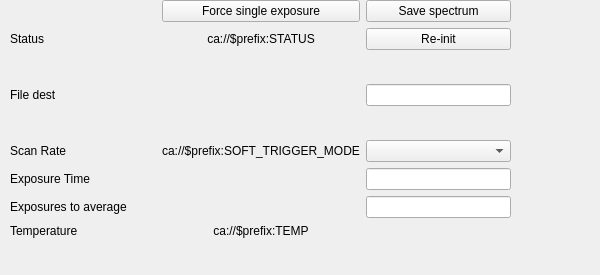
           <widget class="QWidget" name="tab_1_scroll_area">
            <property name="geometry">
             <rect>
              <x>0</x>
              <y>0</y>
              <width>600</width>
              <height>275</height>
             </rect>
            </property>
            <property name="sizePolicy">
             <sizepolicy hsizetype="Preferred" vsizetype="Preferred">
              <horstretch>0</horstretch>
              <verstretch>0</verstretch>
             </sizepolicy>
            </property>
            <property name="minimumSize">
             <size>
              <width>600</width>
              <height>275</height>
             </size>
            </property>
            <widget class="QWidget" name="gridLayoutWidget">
             <property name="geometry">
              <rect>
               <x>10</x>
               <y>0</y>
               <width>501</width>
               <height>238</height>
              </rect>
             </property>
             <layout class="QGridLayout" name="tab_1_grid">
              <property name="sizeConstraint">
               <enum>QLayout::SetDefaultConstraint</enum>
              </property>
              <item row="5" column="1">
               <widget class="PyDMLabel" name="get_exposures_avg">
                <property name="sizePolicy">
                 <sizepolicy hsizetype="Expanding" vsizetype="Fixed">
                  <horstretch>0</horstretch>
                  <verstretch>0</verstretch>
                 </sizepolicy>
                </property>
                <property name="toolTip">
                 <string/>
                </property>
                <property name="textFormat">
                 <enum>Qt::PlainText</enum>
                </property>
                <property name="alignment">
                 <set>Qt::AlignCenter</set>
                </property>
                <property name="precision" stdset="0">
                 <number>0</number>
                </property>
                <property name="showUnits" stdset="0">
                 <bool>false</bool>
                </property>
                <property name="precisionFromPV" stdset="0">
                 <bool>true</bool>
                </property>
                <property name="alarmSensitiveContent" stdset="0">
                 <bool>false</bool>
                </property>
                <property name="alarmSensitiveBorder" stdset="0">
                 <bool>true</bool>
                </property>
                <property name="PyDMToolTip" stdset="0">
                 <string/>
                </property>
                <property name="channel" stdset="0">
                 <string>ca://$prefix:SET_AVG_CNT</string>
                </property>
                <property name="enableRichText" stdset="0">
                 <bool>false</bool>
                </property>
               </widget>
              </item>
              <item row="5" column="2">
               <widget class="PyDMLineEdit" name="set_exposures_avg">
                <property name="toolTip">
                 <string/>
                </property>
                <property name="alignment">
                 <set>Qt::AlignCenter</set>
                </property>
                <property name="precision" stdset="0">
                 <number>0</number>
                </property>
                <property name="showUnits" stdset="0">
                 <bool>false</bool>
                </property>
                <property name="precisionFromPV" stdset="0">
                 <bool>true</bool>
                </property>
                <property name="alarmSensitiveContent" stdset="0">
                 <bool>false</bool>
                </property>
                <property name="alarmSensitiveBorder" stdset="0">
                 <bool>true</bool>
                </property>
                <property name="PyDMToolTip" stdset="0">
                 <string/>
                </property>
                <property name="monitorDisp" stdset="0">
                 <bool>false</bool>
                </property>
                <property name="channel" stdset="0">
                 <string>ca://$prefix:SET_AVG_CNT</string>
                </property>
               </widget>
              </item>
              <item row="2" column="0">
               <widget class="QLabel" name="file_dest_label">
                <property name="sizePolicy">
                 <sizepolicy hsizetype="Preferred" vsizetype="Preferred">
                  <horstretch>0</horstretch>
                  <verstretch>0</verstretch>
                 </sizepolicy>
                </property>
                <property name="text">
                 <string>File dest</string>
                </property>
                <property name="alignment">
                 <set>Qt::AlignLeading|Qt::AlignLeft|Qt::AlignVCenter</set>
                </property>
               </widget>
              </item>
              <item row="3" column="1">
               <widget class="PyDMLabel" name="scan_rate">
                <property name="sizePolicy">
                 <sizepolicy hsizetype="Preferred" vsizetype="Fixed">
                  <horstretch>0</horstretch>
                  <verstretch>0</verstretch>
                 </sizepolicy>
                </property>
                <property name="toolTip">
                 <string/>
                </property>
                <property name="text">
                 <string>ca://$prefix:SOFT_TRIGGER_MODE</string>
                </property>
                <property name="alignment">
                 <set>Qt::AlignCenter</set>
                </property>
                <property name="precision" stdset="0">
                 <number>0</number>
                </property>
                <property name="showUnits" stdset="0">
                 <bool>false</bool>
                </property>
                <property name="precisionFromPV" stdset="0">
                 <bool>true</bool>
                </property>
                <property name="alarmSensitiveContent" stdset="0">
                 <bool>false</bool>
                </property>
                <property name="alarmSensitiveBorder" stdset="0">
                 <bool>true</bool>
                </property>
                <property name="PyDMToolTip" stdset="0">
                 <string/>
                </property>
                <property name="channel" stdset="0">
                 <string>ca://$prefix:SOFT_TRIGGER_MODE</string>
                </property>
               </widget>
              </item>
              <item row="0" column="1">
               <widget class="PyDMPushButton" name="force_trigger_button">
                <property name="sizePolicy">
                 <sizepolicy hsizetype="Minimum" vsizetype="Fixed">
                  <horstretch>0</horstretch>
                  <verstretch>0</verstretch>
                 </sizepolicy>
                </property>
                <property name="toolTip">
                 <string/>
                </property>
                <property name="text">
                 <string>Force single exposure</string>
                </property>
                <property name="alarmSensitiveContent" stdset="0">
                 <bool>false</bool>
                </property>
                <property name="alarmSensitiveBorder" stdset="0">
                 <bool>false</bool>
                </property>
                <property name="PyDMToolTip" stdset="0">
                 <string/>
                </property>
                <property name="monitorDisp" stdset="0">
                 <bool>false</bool>
                </property>
                <property name="channel" stdset="0">
                 <string>ca://$prefix:START_EXPOSURE.PROC</string>
                </property>
                <property name="PyDMIcon" stdset="0">
                 <string/>
                </property>
                <property name="passwordProtected" stdset="0">
                 <bool>false</bool>
                </property>
                <property name="password" stdset="0">
                 <string/>
                </property>
                <property name="protectedPassword" stdset="0">
                 <string/>
                </property>
                <property name="showConfirmDialog" stdset="0">
                 <bool>false</bool>
                </property>
                <property name="confirmMessage" stdset="0">
                 <string>Are you sure you want to proceed?</string>
                </property>
                <property name="pressValue" stdset="0">
                 <string>1</string>
                </property>
                <property name="releaseValue" stdset="0">
                 <string>None</string>
                </property>
                <property name="relativeChange" stdset="0">
                 <bool>false</bool>
                </property>
                <property name="writeWhenRelease" stdset="0">
                 <bool>false</bool>
                </property>
               </widget>
              </item>
              <item row="6" column="0">
               <widget class="QLabel" name="temperature_label">
                <property name="text">
                 <string>Temperature</string>
                </property>
                <property name="alignment">
                 <set>Qt::AlignLeading|Qt::AlignLeft|Qt::AlignVCenter</set>
                </property>
               </widget>
              </item>
              <item row="5" column="0">
               <widget class="QLabel" name="exposures_avg_label">
                <property name="text">
                 <string>Exposures to average</string>
                </property>
                <property name="alignment">
                 <set>Qt::AlignLeading|Qt::AlignLeft|Qt::AlignVCenter</set>
                </property>
               </widget>
              </item>
              <item row="2" column="2">
               <widget class="PyDMLineEdit" name="file_dest">
                <property name="enabled">
                 <bool>true</bool>
                </property>
                <property name="sizePolicy">
                 <sizepolicy hsizetype="Preferred" vsizetype="Fixed">
                  <horstretch>0</horstretch>
                  <verstretch>0</verstretch>
                 </sizepolicy>
                </property>
                <property name="toolTip">
                 <string/>
                </property>
                <property name="alignment">
                 <set>Qt::AlignCenter</set>
                </property>
                <property name="precision" stdset="0">
                 <number>0</number>
                </property>
                <property name="showUnits" stdset="0">
                 <bool>false</bool>
                </property>
                <property name="precisionFromPV" stdset="0">
                 <bool>true</bool>
                </property>
                <property name="alarmSensitiveContent" stdset="0">
                 <bool>false</bool>
                </property>
                <property name="alarmSensitiveBorder" stdset="0">
                 <bool>false</bool>
                </property>
                <property name="PyDMToolTip" stdset="0">
                 <string>Full file destination for spectra output. Default: $PWD/$name_&lt;timestamp&gt;.txt</string>
                </property>
                <property name="monitorDisp" stdset="0">
                 <bool>false</bool>
                </property>
                <property name="channel" stdset="0">
                 <string>sig://${name}_file_dest</string>
                </property>
                <property name="displayFormat" stdset="0">
                 <enum>PyDMLineEdit::String</enum>
                </property>
               </widget>
              </item>
              <item row="1" column="2">
               <widget class="PyDMPushButton" name="reinit_button">
                <property name="toolTip">
                 <string/>
                </property>
                <property name="text">
                 <string>Re-init</string>
                </property>
                <property name="alarmSensitiveContent" stdset="0">
                 <bool>false</bool>
                </property>
                <property name="alarmSensitiveBorder" stdset="0">
                 <bool>false</bool>
                </property>
                <property name="PyDMToolTip" stdset="0">
                 <string/>
                </property>
                <property name="monitorDisp" stdset="0">
                 <bool>false</bool>
                </property>
                <property name="channel" stdset="0">
                 <string>ca://$prefix:CLEAR_SPECTROMETER.PROC</string>
                </property>
                <property name="PyDMIcon" stdset="0">
                 <string>recycle</string>
                </property>
                <property name="PyDMIconColor" stdset="0">
                 <color>
                  <red>0</red>
                  <green>255</green>
                  <blue>127</blue>
                 </color>
                </property>
                <property name="passwordProtected" stdset="0">
                 <bool>false</bool>
                </property>
                <property name="password" stdset="0">
                 <string/>
                </property>
                <property name="protectedPassword" stdset="0">
                 <string/>
                </property>
                <property name="showConfirmDialog" stdset="0">
                 <bool>false</bool>
                </property>
                <property name="confirmMessage" stdset="0">
                 <string>Are you sure you want to proceed?</string>
                </property>
                <property name="pressValue" stdset="0">
                 <string>1</string>
                </property>
                <property name="releaseValue" stdset="0">
                 <string>0</string>
                </property>
                <property name="relativeChange" stdset="0">
                 <bool>false</bool>
                </property>
                <property name="writeWhenRelease" stdset="0">
                 <bool>false</bool>
                </property>
               </widget>
              </item>
              <item row="1" column="0">
               <widget class="QLabel" name="status_label">
                <property name="sizePolicy">
                 <sizepolicy hsizetype="Expanding" vsizetype="Fixed">
                  <horstretch>0</horstretch>
                  <verstretch>0</verstretch>
                 </sizepolicy>
                </property>
                <property name="text">
                 <string>Status</string>
                </property>
                <property name="alignment">
                 <set>Qt::AlignLeading|Qt::AlignLeft|Qt::AlignVCenter</set>
                </property>
               </widget>
              </item>
              <item row="6" column="1">
               <widget class="PyDMLabel" name="temperature">
                <property name="sizePolicy">
                 <sizepolicy hsizetype="Preferred" vsizetype="Fixed">
                  <horstretch>0</horstretch>
                  <verstretch>0</verstretch>
                 </sizepolicy>
                </property>
                <property name="toolTip">
                 <string/>
                </property>
                <property name="text">
                 <string>ca://$prefix:TEMP</string>
                </property>
                <property name="alignment">
                 <set>Qt::AlignCenter</set>
                </property>
                <property name="precision" stdset="0">
                 <number>0</number>
                </property>
                <property name="showUnits" stdset="0">
                 <bool>true</bool>
                </property>
                <property name="precisionFromPV" stdset="0">
                 <bool>true</bool>
                </property>
                <property name="alarmSensitiveContent" stdset="0">
                 <bool>false</bool>
                </property>
                <property name="alarmSensitiveBorder" stdset="0">
                 <bool>true</bool>
                </property>
                <property name="PyDMToolTip" stdset="0">
                 <string/>
                </property>
                <property name="channel" stdset="0">
                 <string>ca://$prefix:TEMP</string>
                </property>
                <property name="enableRichText" stdset="0">
                 <bool>false</bool>
                </property>
               </widget>
              </item>
              <item row="1" column="1">
               <widget class="PyDMLabel" name="status">
                <property name="sizePolicy">
                 <sizepolicy hsizetype="Expanding" vsizetype="Fixed">
                  <horstretch>0</horstretch>
                  <verstretch>0</verstretch>
                 </sizepolicy>
                </property>
                <property name="baseSize">
                 <size>
                  <width>0</width>
                  <height>18</height>
                 </size>
                </property>
                <property name="toolTip">
                 <string/>
                </property>
                <property name="text">
                 <string>ca://$prefix:STATUS</string>
                </property>
                <property name="textFormat">
                 <enum>Qt::PlainText</enum>
                </property>
                <property name="alignment">
                 <set>Qt::AlignCenter</set>
                </property>
                <property name="precision" stdset="0">
                 <number>0</number>
                </property>
                <property name="showUnits" stdset="0">
                 <bool>false</bool>
                </property>
                <property name="precisionFromPV" stdset="0">
                 <bool>true</bool>
                </property>
                <property name="alarmSensitiveContent" stdset="0">
                 <bool>false</bool>
                </property>
                <property name="alarmSensitiveBorder" stdset="0">
                 <bool>true</bool>
                </property>
                <property name="PyDMToolTip" stdset="0">
                 <string/>
                </property>
                <property name="channel" stdset="0">
                 <string>ca://$prefix:STATUS</string>
                </property>
               </widget>
              </item>
              <item row="4" column="2">
               <widget class="PyDMLineEdit" name="set_exposure_time">
                <property name="toolTip">
                 <string/>
                </property>
                <property name="alignment">
                 <set>Qt::AlignCenter</set>
                </property>
                <property name="precision" stdset="0">
                 <number>0</number>
                </property>
                <property name="showUnits" stdset="0">
                 <bool>false</bool>
                </property>
                <property name="precisionFromPV" stdset="0">
                 <bool>true</bool>
                </property>
                <property name="alarmSensitiveContent" stdset="0">
                 <bool>false</bool>
                </property>
                <property name="alarmSensitiveBorder" stdset="0">
                 <bool>true</bool>
                </property>
                <property name="PyDMToolTip" stdset="0">
                 <string/>
                </property>
                <property name="monitorDisp" stdset="0">
                 <bool>false</bool>
                </property>
                <property name="channel" stdset="0">
                 <string>ca://$prefix:SET_EXPOSURE_TIME</string>
                </property>
               </widget>
              </item>
              <item row="0" column="2">
               <widget class="PyDMPushButton" name="save_spectrum">
                <property name="toolTip">
                 <string/>
                </property>
                <property name="text">
                 <string>Save spectrum</string>
                </property>
                <property name="alarmSensitiveContent" stdset="0">
                 <bool>false</bool>
                </property>
                <property name="alarmSensitiveBorder" stdset="0">
                 <bool>false</bool>
                </property>
                <property name="PyDMToolTip" stdset="0">
                 <string>Save current spectrum to disk</string>
                </property>
                <property name="monitorDisp" stdset="0">
                 <bool>false</bool>
                </property>
                <property name="channel" stdset="0">
                 <string>sig://${name}_save_spectrum</string>
                </property>
                <property name="PyDMIcon" stdset="0">
                 <string>save</string>
                </property>
                <property name="PyDMIconColor" stdset="0">
                 <color>
                  <red>0</red>
                  <green>170</green>
                  <blue>255</blue>
                 </color>
                </property>
                <property name="passwordProtected" stdset="0">
                 <bool>false</bool>
                </property>
                <property name="password" stdset="0">
                 <string/>
                </property>
                <property name="protectedPassword" stdset="0">
                 <string/>
                </property>
                <property name="showConfirmDialog" stdset="0">
                 <bool>false</bool>
                </property>
                <property name="confirmMessage" stdset="0">
                 <string/>
                </property>
                <property name="pressValue" stdset="0">
                 <string>1</string>
                </property>
                <property name="releaseValue" stdset="0">
                 <string>0</string>
                </property>
                <property name="relativeChange" stdset="0">
                 <bool>false</bool>
                </property>
                <property name="writeWhenRelease" stdset="0">
                 <bool>false</bool>
                </property>
               </widget>
              </item>
              <item row="3" column="2">
               <widget class="PyDMEnumComboBox" name="scan_rate_combo">
                <property name="sizePolicy">
                 <sizepolicy hsizetype="Preferred" vsizetype="Preferred">
                  <horstretch>0</horstretch>
                  <verstretch>0</verstretch>
                 </sizepolicy>
                </property>
                <property name="toolTip">
                 <string/>
                </property>
                <property name="alarmSensitiveContent" stdset="0">
                 <bool>false</bool>
                </property>
                <property name="alarmSensitiveBorder" stdset="0">
                 <bool>true</bool>
                </property>
                <property name="PyDMToolTip" stdset="0">
                 <string/>
                </property>
                <property name="channel" stdset="0">
                 <string>ca://$prefix:SOFT_TRIGGER_MODE</string>
                </property>
               </widget>
              </item>
              <item row="4" column="1">
               <widget class="PyDMLabel" name="get_exposure_time">
                <property name="sizePolicy">
                 <sizepolicy hsizetype="Expanding" vsizetype="Fixed">
                  <horstretch>0</horstretch>
                  <verstretch>0</verstretch>
                 </sizepolicy>
                </property>
                <property name="toolTip">
                 <string/>
                </property>
                <property name="textFormat">
                 <enum>Qt::PlainText</enum>
                </property>
                <property name="alignment">
                 <set>Qt::AlignCenter</set>
                </property>
                <property name="precision" stdset="0">
                 <number>0</number>
                </property>
                <property name="showUnits" stdset="0">
                 <bool>true</bool>
                </property>
                <property name="precisionFromPV" stdset="0">
                 <bool>true</bool>
                </property>
                <property name="alarmSensitiveContent" stdset="0">
                 <bool>false</bool>
                </property>
                <property name="alarmSensitiveBorder" stdset="0">
                 <bool>true</bool>
                </property>
                <property name="PyDMToolTip" stdset="0">
                 <string/>
                </property>
                <property name="channel" stdset="0">
                 <string>ca://$prefix:GET_EXPOSURE_TIME</string>
                </property>
                <property name="enableRichText" stdset="0">
                 <bool>false</bool>
                </property>
               </widget>
              </item>
              <item row="3" column="0">
               <widget class="QLabel" name="scan_rate_label">
                <property name="text">
                 <string>Scan Rate</string>
                </property>
                <property name="alignment">
                 <set>Qt::AlignLeading|Qt::AlignLeft|Qt::AlignVCenter</set>
                </property>
               </widget>
              </item>
              <item row="4" column="0">
               <widget class="QLabel" name="exposure_time_label">
                <property name="text">
                 <string>Exposure Time</string>
                </property>
                <property name="alignment">
                 <set>Qt::AlignLeading|Qt::AlignLeft|Qt::AlignVCenter</set>
                </property>
               </widget>
              </item>
              <item row="2" column="1">
               <widget class="PyDMLabel" name="get_file_dest">
                <property name="sizePolicy">
                 <sizepolicy hsizetype="Expanding" vsizetype="MinimumExpanding">
                  <horstretch>0</horstretch>
                  <verstretch>0</verstretch>
                 </sizepolicy>
                </property>
                <property name="toolTip">
                 <string/>
                </property>
                <property name="wordWrap">
                 <bool>true</bool>
                </property>
                <property name="precision" stdset="0">
                 <number>0</number>
                </property>
                <property name="showUnits" stdset="0">
                 <bool>false</bool>
                </property>
                <property name="precisionFromPV" stdset="0">
                 <bool>true</bool>
                </property>
                <property name="alarmSensitiveContent" stdset="0">
                 <bool>false</bool>
                </property>
                <property name="alarmSensitiveBorder" stdset="0">
                 <bool>true</bool>
                </property>
                <property name="PyDMToolTip" stdset="0">
                 <string/>
                </property>
                <property name="channel" stdset="0">
                 <string>sig://${name}_file_dest</string>
                </property>
                <property name="enableRichText" stdset="0">
                 <bool>false</bool>
                </property>
               </widget>
              </item>
             </layout>
            </widget>
           </widget>
